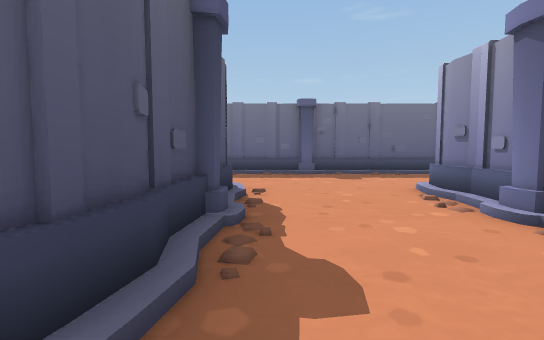
view 1 (above)

24 first-person views from a walk through a 3-D level made in the Unity game engine. The camera is 1.4 m above the floor, tilts 4° down and sees 85° across. The floor is counted in squares, 2 m on a side. Each view is taken from the middle of a square. On the plan, view 1 faces up. The plan holds only what a view shows up to about 10 squares ahead; the rest is blank. The player character is not drawn.

view 2
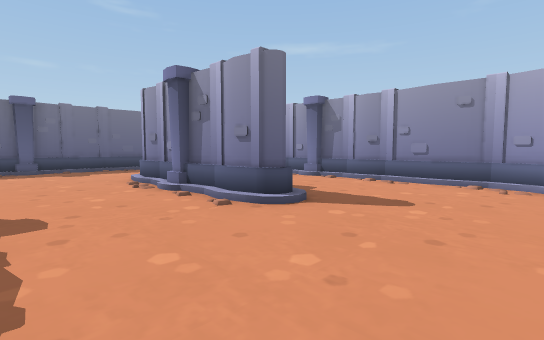

view 3
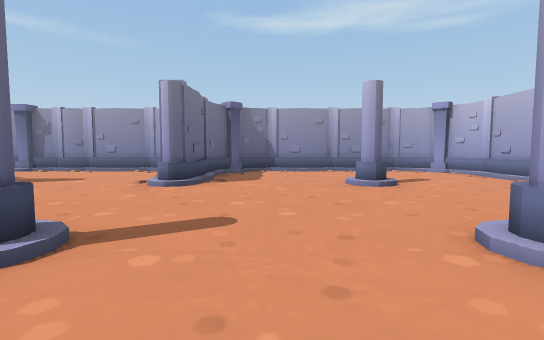

view 4
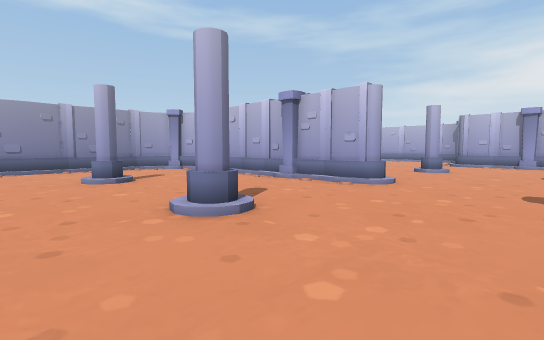

view 5
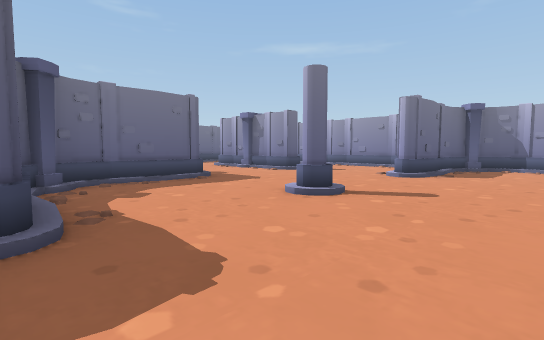

view 6
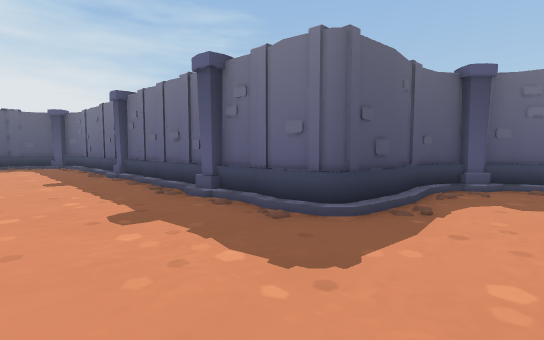

view 7
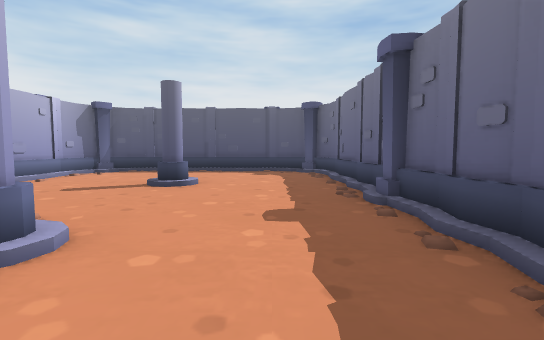

view 8
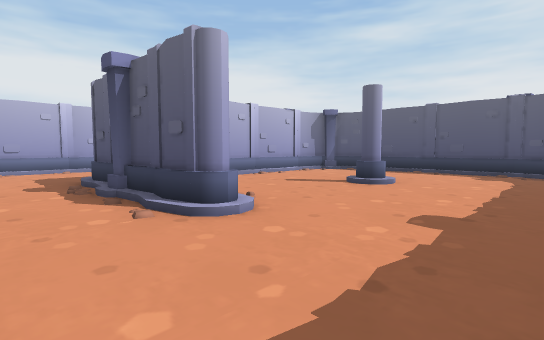

view 9
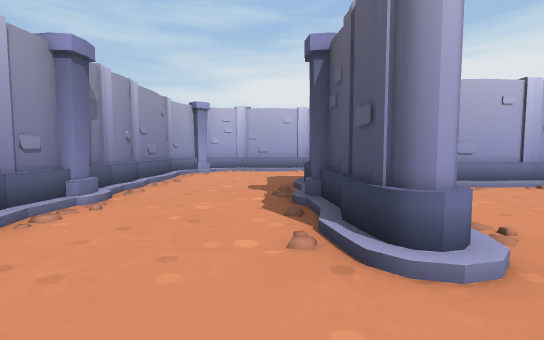

view 10
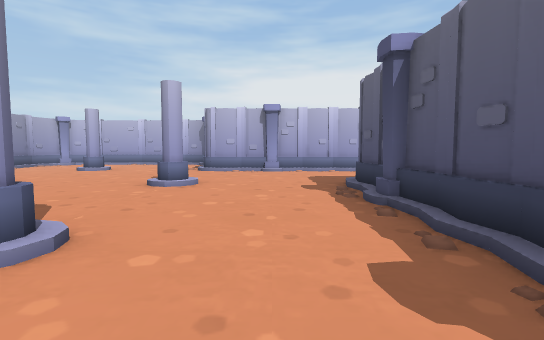

view 11
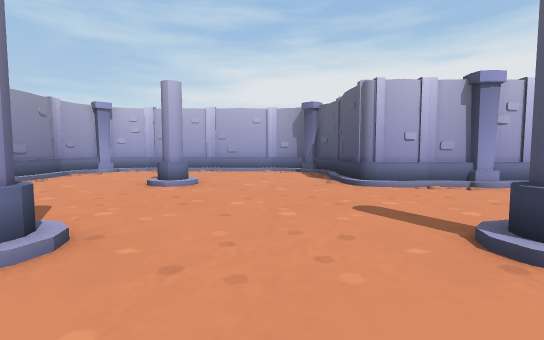

view 12
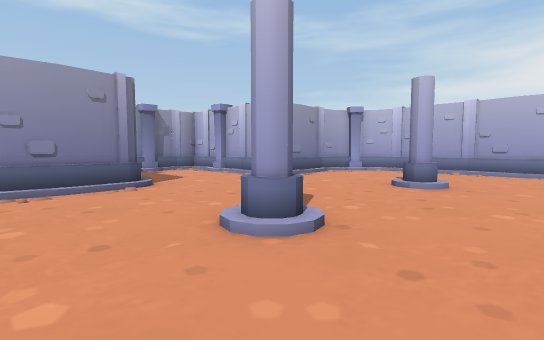

view 13
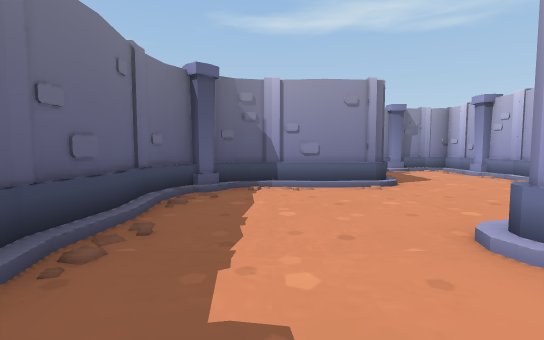

view 14
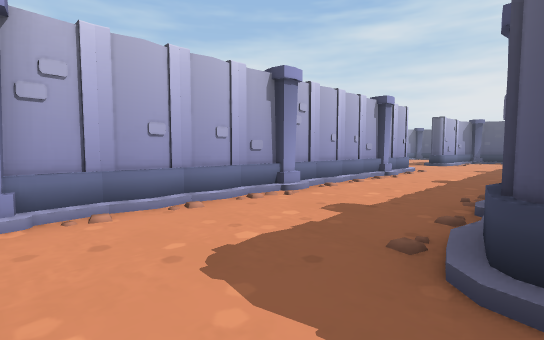

view 15
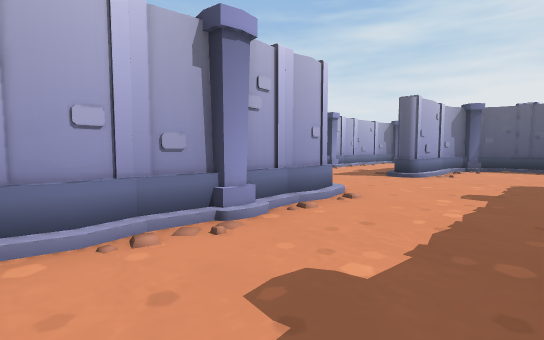

view 16
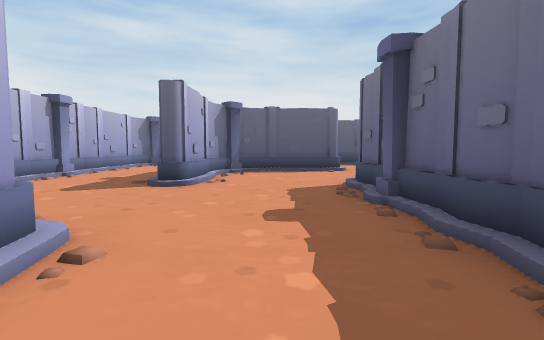

view 17
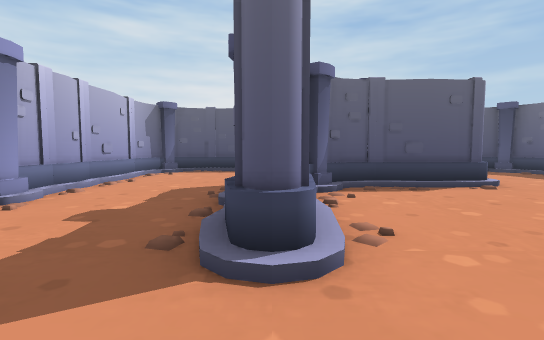

view 18
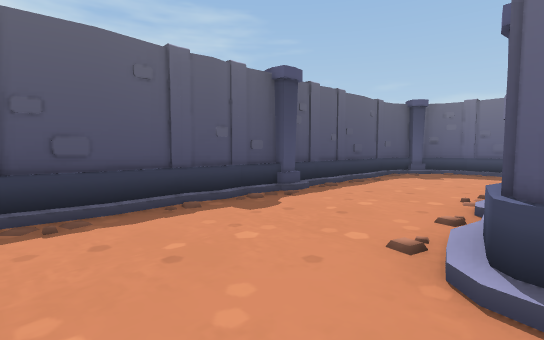

view 19
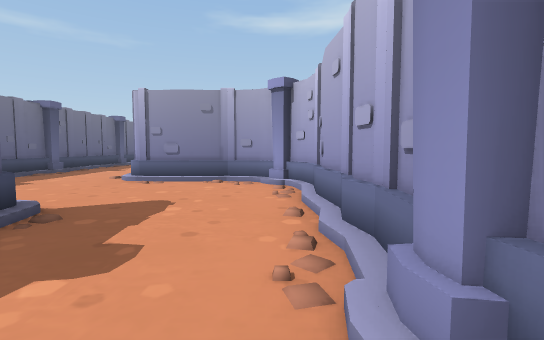

view 20
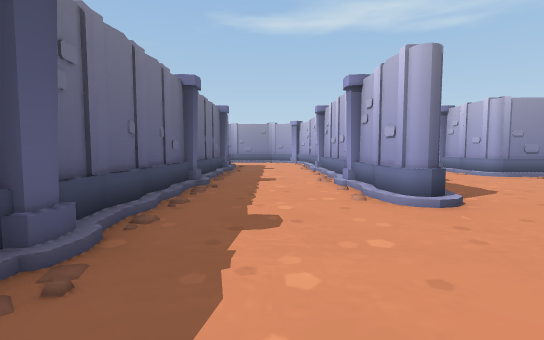

view 21
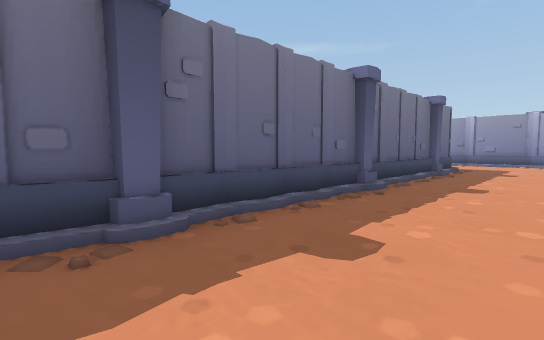

view 22
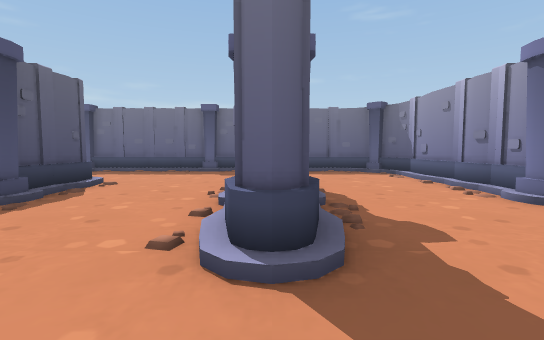

view 23
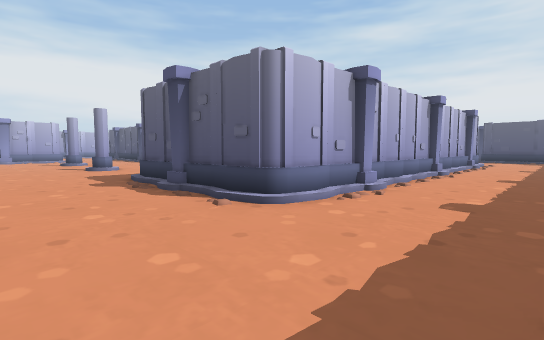

view 24
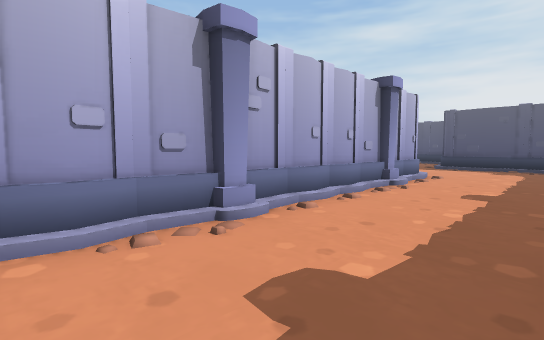

### Floor plan
Key: @ floor where view 1 was taken; # wall or solid block; . floor; / step, stairs or slope.
Columns run from 25 left of view 1 to 11 right of it. Each row starts with its distance up from view 1.
  9                       ###########
  8           ...................../#
  7         #.......................#
  6         #.......................#
  5          ...#############...#...#
  4                         #...#...#
  3                         #...#...#
  2                         #...#...#
  1                     #####...#...#
  0                     #/...@......#
 -1                     #...........#
 -2                     #........../#
 -3         #############...#...#####
 -4         #/...................../#
 -5         #.......................#
 -6         #.......................#
 -7         #...#...#... ...#...#...#
 -8         #.......#...#...........#
 -9         #...... #...#...........#
-10         #/..... #...#........../#
-11 #################...#...#########
-12 #/.. ...............#..... ..../#
-13 #...................#...........#
-14 #................../#...........#
-15 #...#...#############...#...#...#
-16 #...#..............................
-17 #...#...............................#
-18 #...#/..............................#
-19 #...#####...#############...#... ####
-20 #...........#           #.......#
-21 #...........#           #.......#
-22 #/........./#           #/...../#
-23 #############           #########

Where each view was taken, in squares from view 1:
view 1: 0 up, 0 right, facing up
view 2: 2 down, 0 right, facing up-right
view 3: 5 down, 3 left, facing right
view 4: 5 down, 4 left, facing down-right
view 5: 6 down, 5 left, facing up-right
view 6: 6 down, 3 left, facing up-left
view 7: 5 down, 7 left, facing left
view 8: 4 down, 7 left, facing down-left
view 9: 5 down, 8 left, facing down
view 10: 9 down, 3 left, facing down
view 11: 13 down, 1 right, facing down
view 12: 13 down, 1 right, facing down-right
view 13: 13 down, 1 right, facing right
view 14: 15 down, 3 left, facing down-left
view 15: 16 down, 9 left, facing down-left
view 16: 17 down, 11 left, facing left
view 17: 19 down, 15 left, facing left
view 18: 21 down, 21 left, facing up-left
view 19: 22 down, 20 left, facing right
view 20: 13 down, 21 left, facing right
view 21: 14 down, 20 left, facing up-right
view 22: 1 down, 3 right, facing up
view 23: 8 up, 2 right, facing down-left
view 24: 8 up, 5 left, facing down-left
